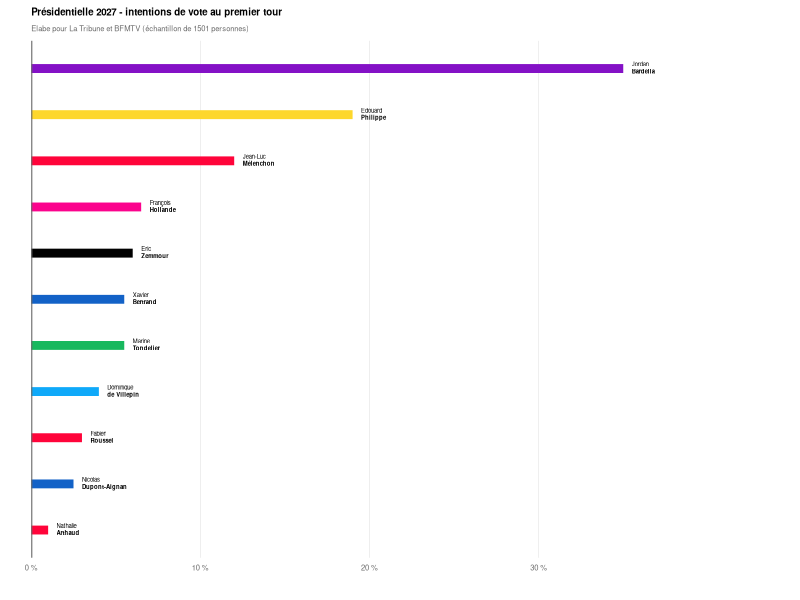
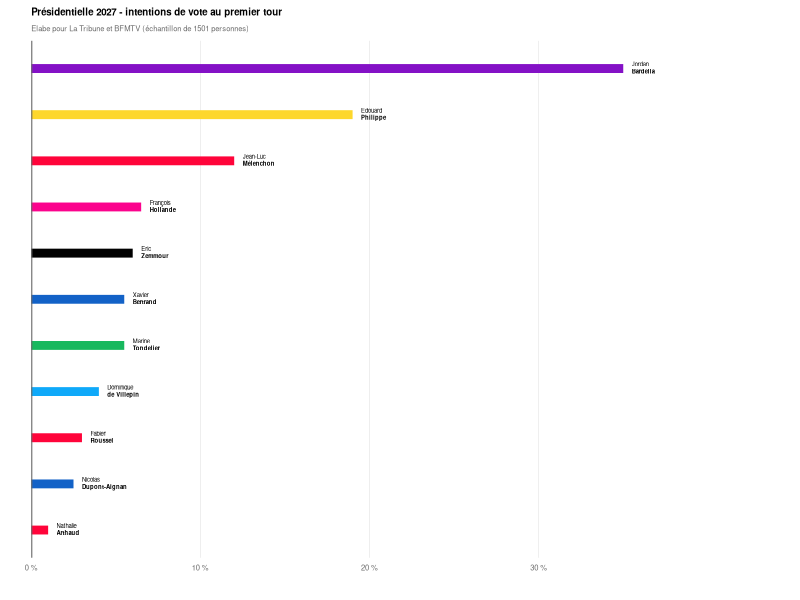

Here is the R script that generated these plots, in order:
library(tidyverse)
library(ggtext)

# Data
data<-tibble(
  name=c('Nathalie<br>**Arthaud**','Fabien<br>**Roussel**','Jean-Luc<br>**Mélenchon**','Marine<br>**Tondelier**','François<br>**Hollande**','Edouard<br>**Philippe**','Dominique<br>**de Villepin**','Xavier<br>**Bertrand**','Nicolas<br>**Dupont-Aignan**','Jordan<br>**Bardella**','Eric<br>**Zemmour**'),
  val=c(1,3,12,5.5,6.5,19,4,5.5,2.5,35,6),
  side=c("ext_g","ext_g","ext_g","vert",'g','p','dv','xb','xb','jb','ez')
)

# Color palette
pal<-c(
  'ext_g'='#ff043a',
  'vert'='#18b85e',
  'g'='#fb038d',
  'p'='#fdd72c',
  'dv'='#0fa9f9',
  'xb'='#1362c7',
  'jb'='#8411c6',
  'ez'='#000000'
)

# Plot
pl<-ggplot(data)+
  geom_segment(
    aes(x=0,xend=val,y=fct_reorder(name,val),color=side),
    linewidth=3
  )+
  geom_richtext(
    aes(y=fct_reorder(name,val),x=val+0.5,label=name),
    hjust=0,size=1.5,
    fill = NA, label.color = NA, # remove background and outline
    label.padding = grid::unit(rep(0, 4), "pt") # remove padding
  )+
  annotate(
    geom='segment',
    x=0,xend=0,y=-Inf,yend=Inf,
    color='dimgrey',
    linewidth=0.75
  )+
  scale_x_continuous(
    expand=c(0,0),limits=c(0,45),
    breaks=seq(0,30,10),
    labels=glue::glue("{seq(0,30,10)} %")
  )+
  labs(
    title="Présidentielle 2027 - intentions de vote au premier tour",
    subtitle="Elabe pour La Tribune et BFMTV (échantillon de 1501 personnes)",
    x="",y=""
  )+
  scale_color_manual(values=pal)+
  guides(color='none')+
  theme(
    plot.title = element_text(face='bold',size=7),
    plot.subtitle = element_text(color='dimgrey',size=5.5),
    ##plot.subtitle = element_markdown(),
    panel.background =element_rect(fill="white",color=NA),
    panel.grid.major.x=element_line(
      color=alpha("dimgrey",0.15),linewidth=0.25
    ),
    axis.ticks=element_blank(),
    axis.text.y=element_blank(),
    axis.text.x=element_text(size=5.5,color="dimgrey")
  )

pl

ggsave(plot=pl,filename="makeover.png", width = 10.8, height = 6.75, units = "cm")
